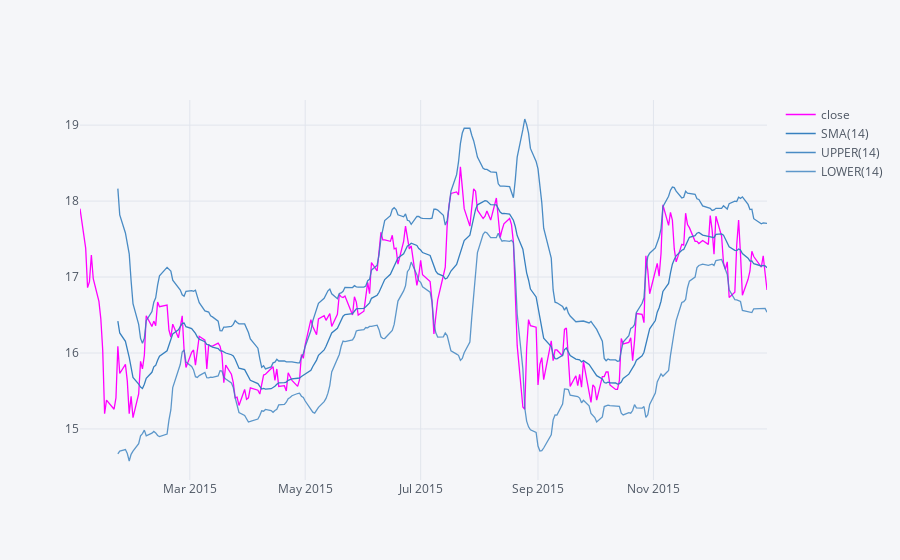

Here is the notebook cell this chart was saved with:
### Code cell
#Creating a Bollinger Band Plot for Bank of America for the year 2015

bac_stock['close'].ta_plot(study='boll', colors=['magenta'])

### Figure 1 — Plotly figure (JSON) as saved in the notebook; plotly's stock layout.template omitted (floating-point values rounded to 4 significant figures; data arrays with more than 128 entries replaced by an {"elided": "..."} marker saying what was removed)
{"data": [{"line": {"color": "rgba(255, 0, 255, 1.0)", "dash": "solid", "shape": "linear", "width": 1.3}, "mode": "lines", "name": "close", "text": "", "type": "scatter", "x": {"elided": "252 str values"}, "y": {"elided": "252 float values"}}, {"line": {"color": "rgba(55, 128, 191, 1.0)", "dash": "solid", "shape": "linear", "width": 1.3}, "mode": "lines", "name": "SMA(14)", "text": "", "type": "scatter", "x": {"elided": "252 str values"}, "y": {"elided": "252 mixed values"}}, {"line": {"color": "rgba(55, 128, 191, 0.8999999999999999)", "dash": "solid", "shape": "linear", "width": 1.3}, "mode": "lines", "name": "UPPER(14)", "text": "", "type": "scatter", "x": {"elided": "252 str values"}, "y": {"elided": "252 mixed values"}}, {"line": {"color": "rgba(55, 128, 191, 0.7999999999999998)", "dash": "solid", "shape": "linear", "width": 1.3}, "mode": "lines", "name": "LOWER(14)", "text": "", "type": "scatter", "x": {"elided": "252 str values"}, "y": {"elided": "252 mixed values"}}], "layout": {"legend": {"bgcolor": "#F5F6F9", "font": {"color": "#4D5663"}}, "paper_bgcolor": "#F5F6F9", "plot_bgcolor": "#F5F6F9", "title": {"font": {"color": "#4D5663"}}, "xaxis": {"gridcolor": "#E1E5ED", "showgrid": true, "tickfont": {"color": "#4D5663"}, "title": {"font": {"color": "#4D5663"}, "text": ""}, "zerolinecolor": "#E1E5ED"}, "yaxis": {"gridcolor": "#E1E5ED", "showgrid": true, "tickfont": {"color": "#4D5663"}, "title": {"font": {"color": "#4D5663"}, "text": ""}, "zerolinecolor": "#E1E5ED"}}}
